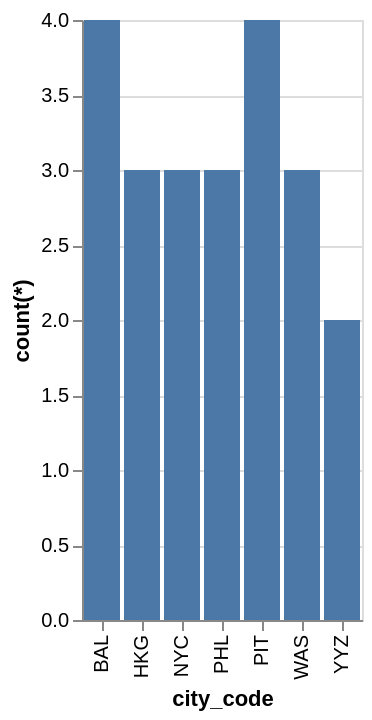

Specify this chart in Vega-Lite:
### Vega-Lite specification from a JSON file in a GitHub repository (floating-point values rounded to 4 significant figures)
{"data": {"values": [{"x_data": "BAL", "y_data": 4}, {"x_data": "HKG", "y_data": 3}, {"x_data": "NYC", "y_data": 3}, {"x_data": "PHL", "y_data": 3}, {"x_data": "PIT", "y_data": 4}, {"x_data": "WAS", "y_data": 3}, {"x_data": "YYZ", "y_data": 2}]}, "mark": "bar", "encoding": {"x": {"field": "x_data", "type": "nominal", "title": "city_code", "sort": "ascending"}, "y": {"field": "y_data", "type": "quantitative", "title": "count(*)"}}}
